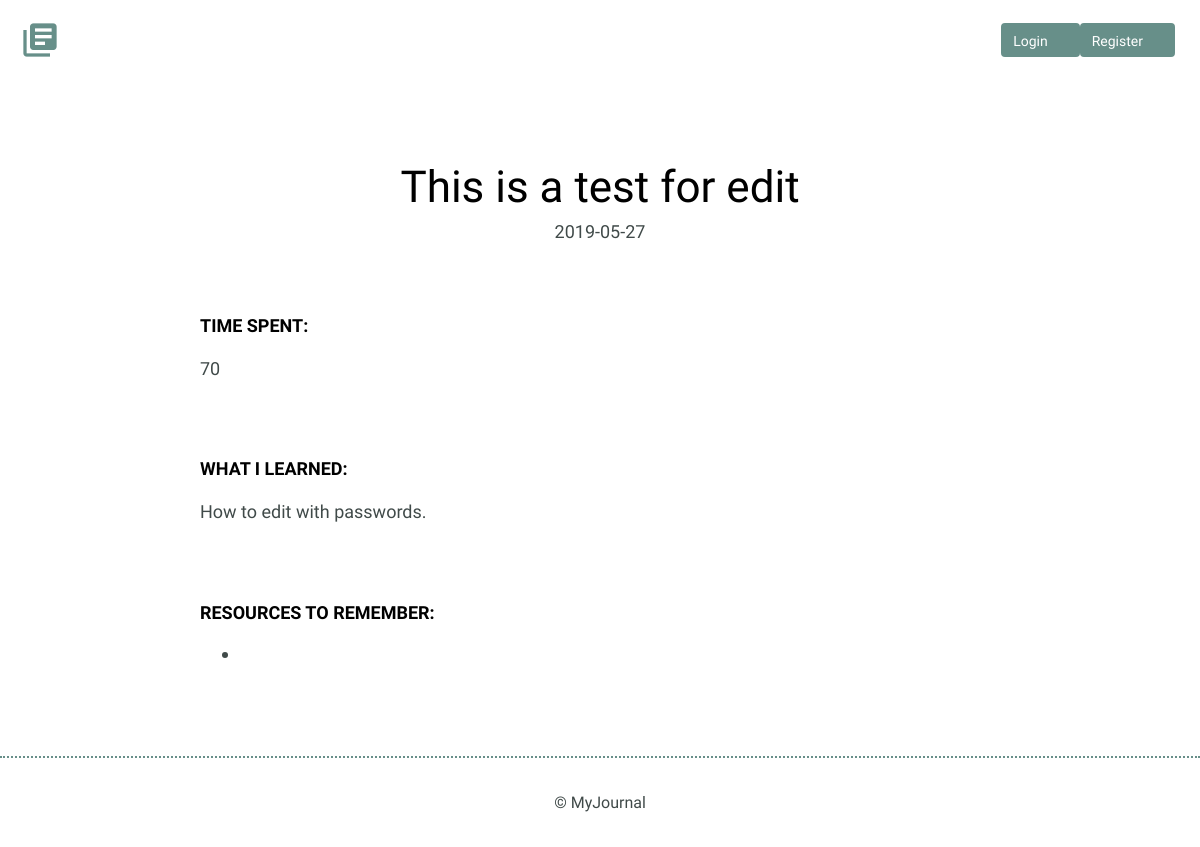
/entries/3, run on the app's committed database.
### models.py (models this page shows)
class Entry(Model):
    user = ForeignKeyField(User, related_name='entries')
    title = CharField(max_length=100)
    date = DateField(formats=['%Y-%m-%d'])
    time = IntegerField()
    learned = TextField()
    resources = TextField()
    class Meta:
        database = DATABASE
        order_by = ('date',)

### app.py (the view)
@app.route('/entries/<id>')
def view_entry(id):
    entry = get_entry(id)
    return render_template('detail.html', entry=entry)

### app.py (called while the page is built)
@app.before_request
def before_request():
    g.db = models.DATABASE
    g.db.connect()
    g.user = current_user

@app.after_request
def after_request(response):
    g.db.close()
    return response

def get_entry(id):
    try:
        entry = models.Entry.select().where(models.Entry.id == id).get()
    except models.DoesNotExist:
        abort(404)
    return entry

### templates/detail.html (shortened to what this page needs)
{% extends 'layout.html' %}
{% block content %}
<section>
  <div class="container">
    <div class="entry-list single">
      <article>
        <h1>{{ entry.title }}</h1>
        <time datetime="{{ entry.date.strftime('%Y-%m-%d') }}">{{ entry.date.strftime('%Y-%m-%d') }}</time>
        <div class="entry">
          <h3>Time Spent: </h3>
            <p>{{ entry.time }}</p>
        </div>
        <div class="entry">
          <h3>What I Learned:</h3>
            <p>{{ entry.learned }}</p>
        </div>
        <div class="entry">
          <h3>Resources to Remember:</h3>
            <ul>
              <li>{{ entry.resources }}</li>
            </ul>
        </div>
      </article>
    </div>
  </div>
</section>
{% endblock %}

### static/css/site.css (style rules this page uses)
body { font-size: 16px; color: #404a49; font-family: 'Cousine', serif; font-weight: 400; }
.container { margin: 0 auto; padding: 0 25px; }
h1, h2, h3 { margin: 0; font-weight: 400; line-height: 1em; color: #000; }
h1 { font-size: 44px; margin-bottom: 12px; }
h3 { font-size: 18px; font-family: 'Work Sans', serif; font-weight: 600; text-transform: uppercase; }
p { line-height: 1.8em; font-size: 18px; }
ul li { line-height: 1.8em; font-size: 18px; }
.entry-list, .edit-entry, .new-entry { max-width: 800px; margin: 0 auto; padding: 70px 0 150px 0; }
.entry-list article { margin-bottom: 70px; text-align: center; }
.entry-list article:last-child { margin-bottom: 0; }
.entry-list.single { padding-bottom: 70px; }
.entry-list.single time { font-size: 18px; }
.entry { max-width: 800px; margin: 75px auto 0 auto; text-align: left; }
.entry p { margin-bottom: 40px; }

### data on the page
Entry: title "This is a test for edit", date "2019-05-27", time "70", learned "How to edit with passwords."
